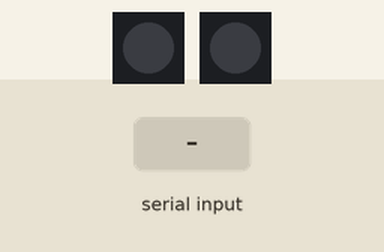
Bench run of a sketch on a simulated Arduino Uno, built with avr-gcc and run on an emulated ATmega328P. Shown: 2 × 1 RGB LEDs in strip order, left to right. The test bench sets the inputs (shaded band).

Above: at 1.2 s.
1.3 s: "R" received over Serial
At 2.2 s:
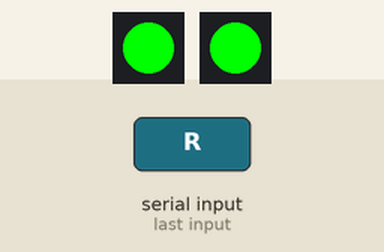
2.8 s: "G" received over Serial
At 3.4 s:
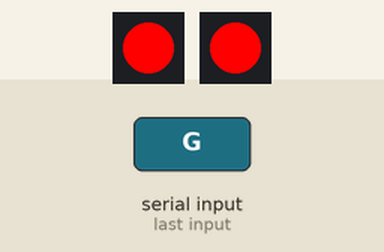
4.3 s: "B" received over Serial
At 5.5 s:
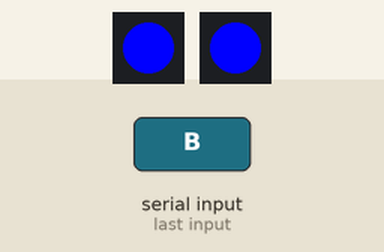
5.8 s: "O" received over Serial
At 6.8 s:
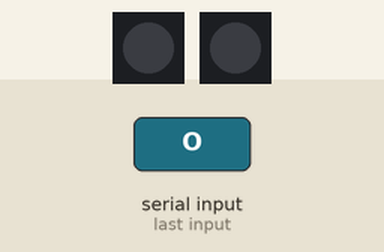
Timing chart, 0 to 8.3 s (numbered marks = the images above; inputs shaded):
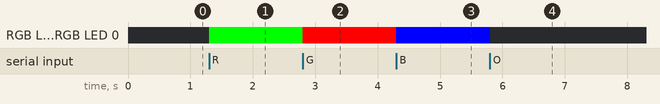

Measured:
- after the input at 1.3 s, RGB LED 0, RGB LED 0: off → RGB(0, 255, 0) at once
- after the input at 2.8 s, RGB LED 0, RGB LED 0: RGB(0, 255, 0) → RGB(255, 0, 0) at once
- after the input at 4.3 s, RGB LED 0, RGB LED 0: RGB(255, 0, 0) → RGB(0, 0, 255) at once
- after the input at 5.8 s, RGB LED 0, RGB LED 0: RGB(0, 0, 255) → off at once

The sketch:

LED_control.ino
```cpp
#include <Adafruit_NeoPixel.h>

#define LED_COUNT  1
#define PIN_A      6
#define PIN_B      9
#define BAUD_RATE  9600

// Define two separate instances for each pin
Adafruit_NeoPixel stripA(LED_COUNT, PIN_A, NEO_GRB + NEO_KHZ800);
Adafruit_NeoPixel stripB(LED_COUNT, PIN_B, NEO_GRB + NEO_KHZ800);

void setup() {
  Serial.begin(BAUD_RATE);

  stripA.begin();
  stripB.begin();

  // Initialize both to OFF
  setBothColors(0, 0, 0);
}

void loop() {
  if (Serial.available() > 0) {
    char cmd = Serial.read();

    // Clear the buffer to prevent lag if multiple commands pile up
    while(Serial.available() > 0) Serial.read();

    switch (cmd) {
      case 'R': // Red (Warning)
        setBothColors(255, 0, 0);
        break;
      case 'G': // Green (Safe)
        setBothColors(0, 255, 0);
        break;
      case 'B': // Blue (Auto)
        setBothColors(0, 0, 255);
        break;
      case 'O': // Off
        setBothColors(0, 0, 0);
        break;
    }
  }
}

// Helper function to update both LEDs at the same time
void setBothColors(int g, int r, int b) {
  // Set Strip A
  stripA.setPixelColor(0, stripA.Color(r, g, b));
  stripA.show();

  // Set Strip B
  stripB.setPixelColor(0, stripB.Color(r, g, b));
  stripB.show();
}
```
